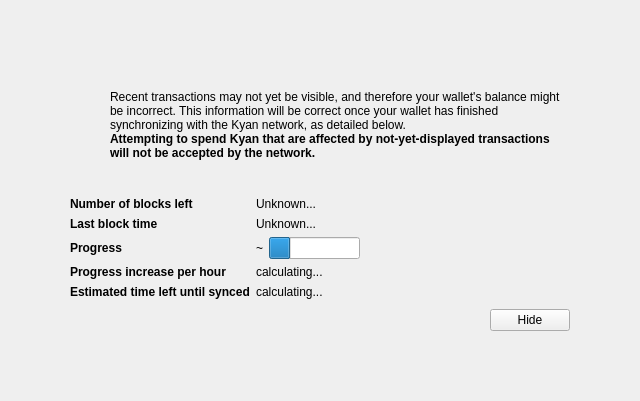
<?xml version="1.0" encoding="UTF-8"?>
<ui version="4.0">
 <class>ModalOverlay</class>
 <widget class="ModalOverlay" name="ModalOverlay">
  <property name="geometry">
   <rect>
    <x>0</x>
    <y>0</y>
    <width>640</width>
    <height>401</height>
   </rect>
  </property>
  <property name="windowTitle">
   <string>Form</string>
  </property>
  <layout class="QVBoxLayout" name="verticalLayout" stretch="0">
   <property name="sizeConstraint">
    <enum>QLayout::SetDefaultConstraint</enum>
   </property>
   <property name="leftMargin">
    <number>0</number>
   </property>
   <property name="topMargin">
    <number>0</number>
   </property>
   <property name="rightMargin">
    <number>0</number>
   </property>
   <property name="bottomMargin">
    <number>0</number>
   </property>
   <item>
    <widget class="QWidget" name="bgWidget" native="true">
     <property name="styleSheet">
      <string notr="true"/>
     </property>
     <layout class="QVBoxLayout" name="verticalLayoutMain" stretch="0">
      <property name="leftMargin">
       <number>60</number>
      </property>
      <property name="topMargin">
       <number>60</number>
      </property>
      <property name="rightMargin">
       <number>60</number>
      </property>
      <property name="bottomMargin">
       <number>60</number>
      </property>
      <item>
       <widget class="QWidget" name="contentWidget" native="true">
        <property name="styleSheet">
         <string notr="true"/>
        </property>
        <layout class="QVBoxLayout" name="verticalLayoutSub" stretch="1,0,0,0,0">
         <property name="spacing">
          <number>0</number>
         </property>
         <property name="leftMargin">
          <number>10</number>
         </property>
         <property name="topMargin">
          <number>10</number>
         </property>
         <property name="rightMargin">
          <number>10</number>
         </property>
         <property name="bottomMargin">
          <number>10</number>
         </property>
         <item>
          <layout class="QHBoxLayout" name="horizontalLayoutIconText" stretch="0,1">
           <property name="topMargin">
            <number>20</number>
           </property>
           <item>
            <layout class="QVBoxLayout" name="verticalLayoutIcon">
             <property name="leftMargin">
              <number>0</number>
             </property>
             <item>
              <widget class="QPushButton" name="warningIcon">
               <property name="enabled">
                <bool>false</bool>
               </property>
               <property name="text">
                <string/>
               </property>
               <property name="icon">
                <iconset>
                 <normaloff>:/icons/warning</normaloff>
                 <disabledoff>:/icons/warning</disabledoff>:/icons/warning</iconset>
               </property>
               <property name="iconSize">
                <size>
                 <width>48</width>
                 <height>48</height>
                </size>
               </property>
               <property name="flat">
                <bool>true</bool>
               </property>
              </widget>
             </item>
             <item>
              <spacer name="verticalSpacerWarningIcon">
               <property name="orientation">
                <enum>Qt::Vertical</enum>
               </property>
               <property name="sizeHint" stdset="0">
                <size>
                 <width>20</width>
                 <height>40</height>
                </size>
               </property>
              </spacer>
             </item>
            </layout>
           </item>
           <item>
            <layout class="QVBoxLayout" name="verticalLayoutInfoText">
             <property name="leftMargin">
              <number>0</number>
             </property>
             <property name="topMargin">
              <number>0</number>
             </property>
             <item>
              <widget class="QLabel" name="infoText">
               <property name="text">
                <string>Recent transactions may not yet be visible, and therefore your wallet's balance might be incorrect. This information will be correct once your wallet has finished synchronizing with the Kyan network, as detailed below.</string>
               </property>
               <property name="textFormat">
                <enum>Qt::RichText</enum>
               </property>
               <property name="wordWrap">
                <bool>true</bool>
               </property>
              </widget>
             </item>
             <item>
              <widget class="QLabel" name="infoTextStrong">
               <property name="font">
                <font>
                 <weight>75</weight>
                 <bold>true</bold>
                </font>
               </property>
               <property name="text">
                <string>Attempting to spend Kyan that are affected by not-yet-displayed transactions will not be accepted by the network.</string>
               </property>
               <property name="textFormat">
                <enum>Qt::RichText</enum>
               </property>
               <property name="wordWrap">
                <bool>true</bool>
               </property>
              </widget>
             </item>
             <item>
              <spacer name="verticalSpacerInTextSpace">
               <property name="orientation">
                <enum>Qt::Vertical</enum>
               </property>
               <property name="sizeHint" stdset="0">
                <size>
                 <width>20</width>
                 <height>40</height>
                </size>
               </property>
              </spacer>
             </item>
            </layout>
           </item>
          </layout>
         </item>
         <item>
          <spacer name="verticalSpacerAfterText">
           <property name="orientation">
            <enum>Qt::Vertical</enum>
           </property>
           <property name="sizeHint" stdset="0">
            <size>
             <width>20</width>
             <height>40</height>
            </size>
           </property>
          </spacer>
         </item>
         <item>
          <layout class="QFormLayout" name="formLayout">
           <property name="fieldGrowthPolicy">
            <enum>QFormLayout::FieldsStayAtSizeHint</enum>
           </property>
           <property name="horizontalSpacing">
            <number>6</number>
           </property>
           <property name="verticalSpacing">
            <number>6</number>
           </property>
           <property name="topMargin">
            <number>10</number>
           </property>
           <item row="0" column="0">
            <widget class="QLabel" name="labelNumberOfBlocksLeft">
             <property name="font">
              <font>
               <weight>75</weight>
               <bold>true</bold>
              </font>
             </property>
             <property name="text">
              <string>Number of blocks left</string>
             </property>
            </widget>
           </item>
           <item row="0" column="1">
            <widget class="QLabel" name="numberOfBlocksLeft">
             <property name="text">
              <string>Unknown...</string>
             </property>
            </widget>
           </item>
           <item row="1" column="0">
            <widget class="QLabel" name="labelLastBlockTime">
             <property name="font">
              <font>
               <weight>75</weight>
               <bold>true</bold>
              </font>
             </property>
             <property name="text">
              <string>Last block time</string>
             </property>
            </widget>
           </item>
           <item row="1" column="1">
            <widget class="QLabel" name="newestBlockDate">
             <property name="sizePolicy">
              <sizepolicy hsizetype="Maximum" vsizetype="Preferred">
               <horstretch>0</horstretch>
               <verstretch>0</verstretch>
              </sizepolicy>
             </property>
             <property name="text">
              <string>Unknown...</string>
             </property>
            </widget>
           </item>
           <item row="2" column="0">
            <widget class="QLabel" name="labelSyncDone">
             <property name="font">
              <font>
               <weight>75</weight>
               <bold>true</bold>
              </font>
             </property>
             <property name="text">
              <string>Progress</string>
             </property>
            </widget>
           </item>
           <item row="2" column="1">
            <layout class="QHBoxLayout" name="horizontalLayoutSync" stretch="0,1">
             <item>
              <widget class="QLabel" name="percentageProgress">
               <property name="text">
                <string notr="true">~</string>
               </property>
              </widget>
             </item>
             <item>
              <widget class="QProgressBar" name="progressBar">
               <property name="value">
                <number>24</number>
               </property>
               <property name="format">
                <string/>
               </property>
              </widget>
             </item>
            </layout>
           </item>
           <item row="4" column="0">
            <widget class="QLabel" name="labelProgressIncrease">
             <property name="font">
              <font>
               <weight>75</weight>
               <bold>true</bold>
              </font>
             </property>
             <property name="text">
              <string>Progress increase per hour</string>
             </property>
            </widget>
           </item>
           <item row="4" column="1">
            <widget class="QLabel" name="progressIncreasePerH">
             <property name="text">
              <string>calculating...</string>
             </property>
            </widget>
           </item>
           <item row="5" column="0">
            <widget class="QLabel" name="labelEstimatedTimeLeft">
             <property name="font">
              <font>
               <weight>75</weight>
               <bold>true</bold>
              </font>
             </property>
             <property name="text">
              <string>Estimated time left until synced</string>
             </property>
            </widget>
           </item>
           <item row="5" column="1">
            <widget class="QLabel" name="expectedTimeLeft">
             <property name="text">
              <string>calculating...</string>
             </property>
            </widget>
           </item>
          </layout>
         </item>
         <item>
          <layout class="QHBoxLayout" name="horizontalLayoutButtons">
           <property name="leftMargin">
            <number>10</number>
           </property>
           <property name="topMargin">
            <number>10</number>
           </property>
           <item>
            <spacer name="horizontalSpacer">
             <property name="orientation">
              <enum>Qt::Horizontal</enum>
             </property>
             <property name="sizeHint" stdset="0">
              <size>
               <width>40</width>
               <height>20</height>
              </size>
             </property>
            </spacer>
           </item>
           <item>
            <widget class="QPushButton" name="closeButton">
             <property name="text">
              <string>Hide</string>
             </property>
            </widget>
           </item>
          </layout>
         </item>
         <item>
          <layout class="QVBoxLayout" name="verticalLayout_2">
           <item>
            <spacer name="verticalSpacer">
             <property name="orientation">
              <enum>Qt::Vertical</enum>
             </property>
             <property name="sizeHint" stdset="0">
              <size>
               <width>20</width>
               <height>40</height>
              </size>
             </property>
            </spacer>
           </item>
          </layout>
         </item>
        </layout>
       </widget>
      </item>
     </layout>
    </widget>
   </item>
  </layout>
 </widget>
 <customwidgets>
  <customwidget>
   <class>ModalOverlay</class>
   <extends>QWidget</extends>
   <header>modaloverlay.h</header>
   <container>1</container>
  </customwidget>
 </customwidgets>
 <resources/>
 <connections/>
</ui>
